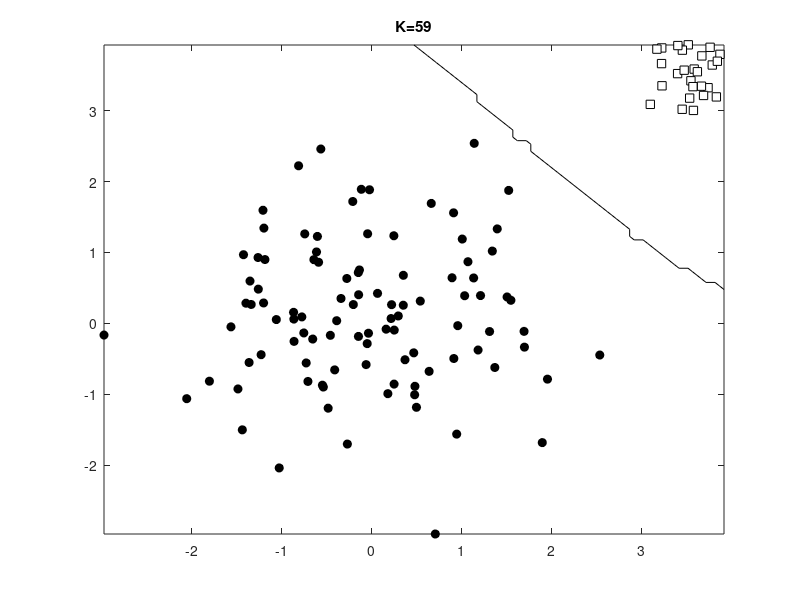

Write the MATLAB code that produced this figure.
clear all;
close all;
N1= 100;
N2= 30;

x = [randn(N1,2);rand(N2,2)+3];
t = [repmat(0,N1,1);repmat(1,N2,1)];
N= size(x,1);
ma={'ko','ks'};
fc={[0 0 0],[1 1 1]};
tv = unique(t);
figure(1);hold off
for i=1:length(tv)
    pos = find(t==tv(i));
    plot(x(pos,1),x(pos,2),ma{i},'markerfacecolor',fc{i});
    hold on
end

[Xv Yv]=meshgrid(min(x(:,1)):0.1:max(x(:,1)),min(x(:,2)):0.1:max(x(:,2)));

Kvals =[ 1 2 5 10 20 50 59];
for kv=1:length(Kvals)
    classes = zeros(size(Xv));
    K = Kvals(kv);
    for i = 1:length(Xv(:))
        this = [Xv(i) Yv(i)];
        dists = sum((x-repmat(this,N,1)).^2,2);
        [d I]=sort(dists,'ascend');%  low to up
        [a,b]=hist(t(I(1:K)));
        pos = find(a==max(a));
        if length(pos)>1
            order = randperm(length(pos));
            pos = pos(order(1));
        end
        classes(i) = b(pos);
    end
    figure(1);
    hold off
    for i =1:length(tv)
        pos = find(t==tv(i));
        plot(x(pos,1),x(pos,2),ma{i},'markerfacecolor',fc{i});
        hold on
    end
    
    contour(Xv,Yv,classes,[0.5 0.5],'k');
    ti =sprintf('K=%g',K);
    title(ti);
end

        
    
    